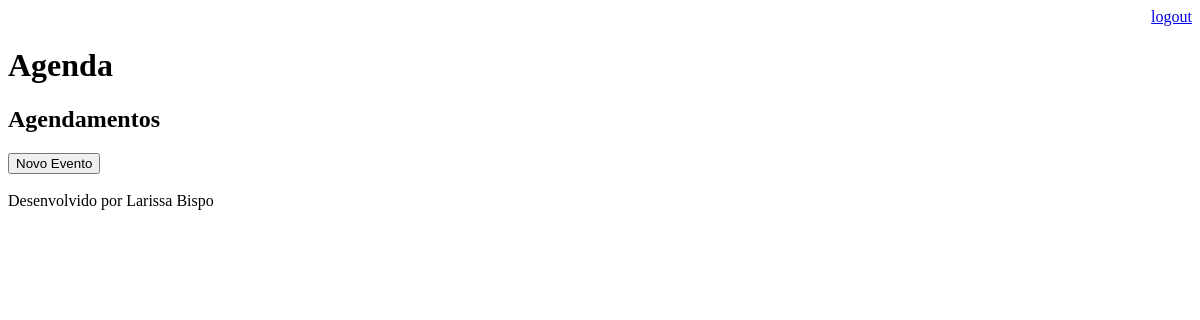
Before: /agenda/ (signed in) with the older database file.
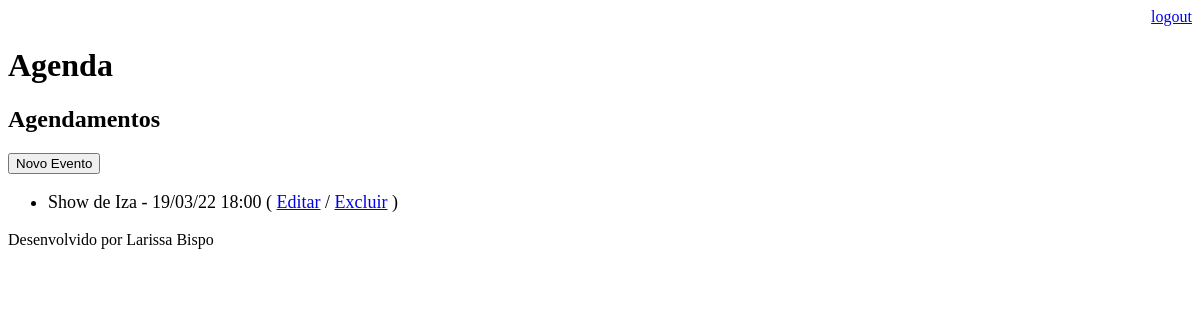
After: the same page with the newer database file.
### core/models.py (models this page shows, shortened)
class Evento(models.Model):
    titulo = models.CharField(max_length=100)
    descricao = models.TextField(blank=True, null=True)
    data_evento = models.DateTimeField()
    data_criacao = models.DateTimeField(auto_now=True)
    usuario = models.ForeignKey(User, on_delete=models.CASCADE)
    class Meta:
        db_table = 'evento'
    def get_data_evento(self):
        return self.data_evento.strftime('%d/%m/%y %H:%M')
    def get_evento_atrasado(self):
        if self.data_evento < datetime.now():
            return True
        else:
            return False

### core/views.py (the view)
# urls.py: path('agenda/', views.lista_eventos),
@login_required(login_url='/login/')
def lista_eventos(request):
    user = request.user
    usuario = request.user
    data_atual = datetime.now() - timedelta(hours=1)
    evento = Evento.objects.filter(usuario=usuario,
                                   data_evento__gt=data_atual)
    dados = {'eventos': evento}
    return render(request, 'agenda.html', dados)

### templates/agenda.html (shortened to what this page needs)
{% extends "model page.html" %}
{% block content %}
    <h2>Agendamentos</h2>
    <a href="evento/">
       <button type="button">Novo Evento</button>
    </a>
    <ul style="font-size: 18px">
        {% for evento in eventos %}
            <li>
                <div style=>
                    {{evento.titulo}} - {{evento.get_data_evento}}
                    ( <a href="evento/?id={{ evento.id }}">Editar</a>
                    / <a href="evento/delete/{{ evento.id }}/">Excluir</a> )
                </div>
            </li>
        {% endfor %}
    </ul>
{% endblock %}

Changed rows visible on the page:
added Evento: titulo "Show de Iza", get_data_evento "19/03/22 18:00"
